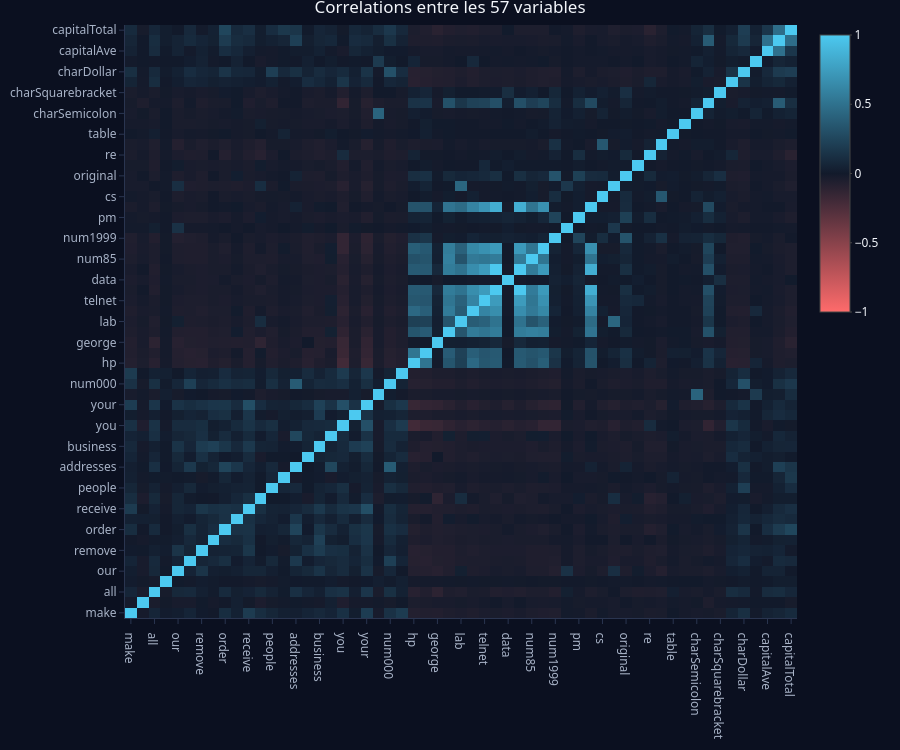

Notebook code cell kept with this figure:
### Markdown cell above
**Entre variables explicatives.** Des variables très corrélées entre elles sont **redondantes**.

### Code cell
corr <- cor(X)
plot_ly(x = colnames(corr), y = colnames(corr), z = corr, type = "heatmap",
        colorscale = DIVERGING_SCALE, zmin = -1, zmax = 1) %>%
  layout(title = "Correlations entre les 57 variables") %>%
  apply_dark_theme(height = 750)

### Figure 1 — Plotly figure (JSON) as saved in the notebook; plotly's stock layout.template omitted (floating-point values rounded to 4 significant figures; data arrays with more than 128 entries replaced by an {"elided": "..."} marker saying what was removed)
{"data": [{"colorbar": {"len": 0.5, "lenmode": "fraction", "ticklen": 2, "title": "", "y": 1, "yanchor": "top"}, "colorscale": [["0", "#ff6b6b"], ["0.5", "#121a2b"], ["1", "#4cc9f0"]], "showscale": true, "type": "heatmap", "x": ["make", "address", "all", "num3d", "our", "over", "remove", "internet", "order", "mail", "receive", "will", "people", "report", "addresses", "free", "business", "email", "you", "credit", "your", "font", "num000", "money", "hp", "hpl", "george", "num650", "lab", "labs", "telnet", "num857", "data", "num415", "num85", "technology", "num1999", "parts", "pm", "direct", "cs", "meeting", "original", "project", "re", "edu", "table", "conference", "charSemicolon", "charRoundbracket", "charSquarebracket", "charExclamation", "charDollar", "charHash", "capitalAve", "capitalLong", "capitalTotal"], "xaxis": "x", "y": ["make", "address", "all", "num3d", "our", "over", "remove", "internet", "order", "mail", "receive", "will", "people", "report", "addresses", "free", "business", "email", "you", "credit", "your", "font", "num000", "money", "hp", "hpl", "george", "num650", "lab", "labs", "telnet", "num857", "data", "num415", "num85", "technology", "num1999", "parts", "pm", "direct", "cs", "meeting", "original", "project", "re", "edu", "table", "conference", "charSemicolon", "charRoundbracket", "charSquarebracket", "charExclamation", "charDollar", "charHash", "capitalAve", "capitalLong", "capitalTotal"], "yaxis": "y", "z": {"elided": "57x57 float values"}, "zmax": 1, "zmin": -1}], "layout": {"colorway": ["#4cc9f0", "#ff6b6b", "#ffd166", "#80ed99", "#c77dff", "#f4a261", "#90e0ef", "#e9c46a"], "font": {"color": "#f3f6fb", "family": "Segoe UI, Arial"}, "height": 750, "hoverlabel": {"bgcolor": "#121a2b", "font": {"color": "#f3f6fb"}}, "hovermode": "closest", "legend": {"bgcolor": "rgba(0,0,0,0)", "font": {"color": "#f3f6fb"}, "y": 0.5, "yanchor": "top"}, "margin": {"b": 40, "l": 60, "r": 10, "t": 25}, "paper_bgcolor": "#0b1020", "plot_bgcolor": "#0b1020", "scene": {"zaxis": {"title": []}}, "showlegend": false, "title": "Correlations entre les 57 variables", "xaxis": {"automargin": true, "domain": [0, 1], "gridcolor": "#2a3550", "linecolor": "#2a3550", "tickcolor": "#2a3550", "tickfont": {"color": "#a8b3c7"}, "title": [], "zerolinecolor": "#2a3550"}, "yaxis": {"automargin": true, "domain": [0, 1], "gridcolor": "#2a3550", "linecolor": "#2a3550", "tickcolor": "#2a3550", "tickfont": {"color": "#a8b3c7"}, "title": [], "zerolinecolor": "#2a3550"}}}
